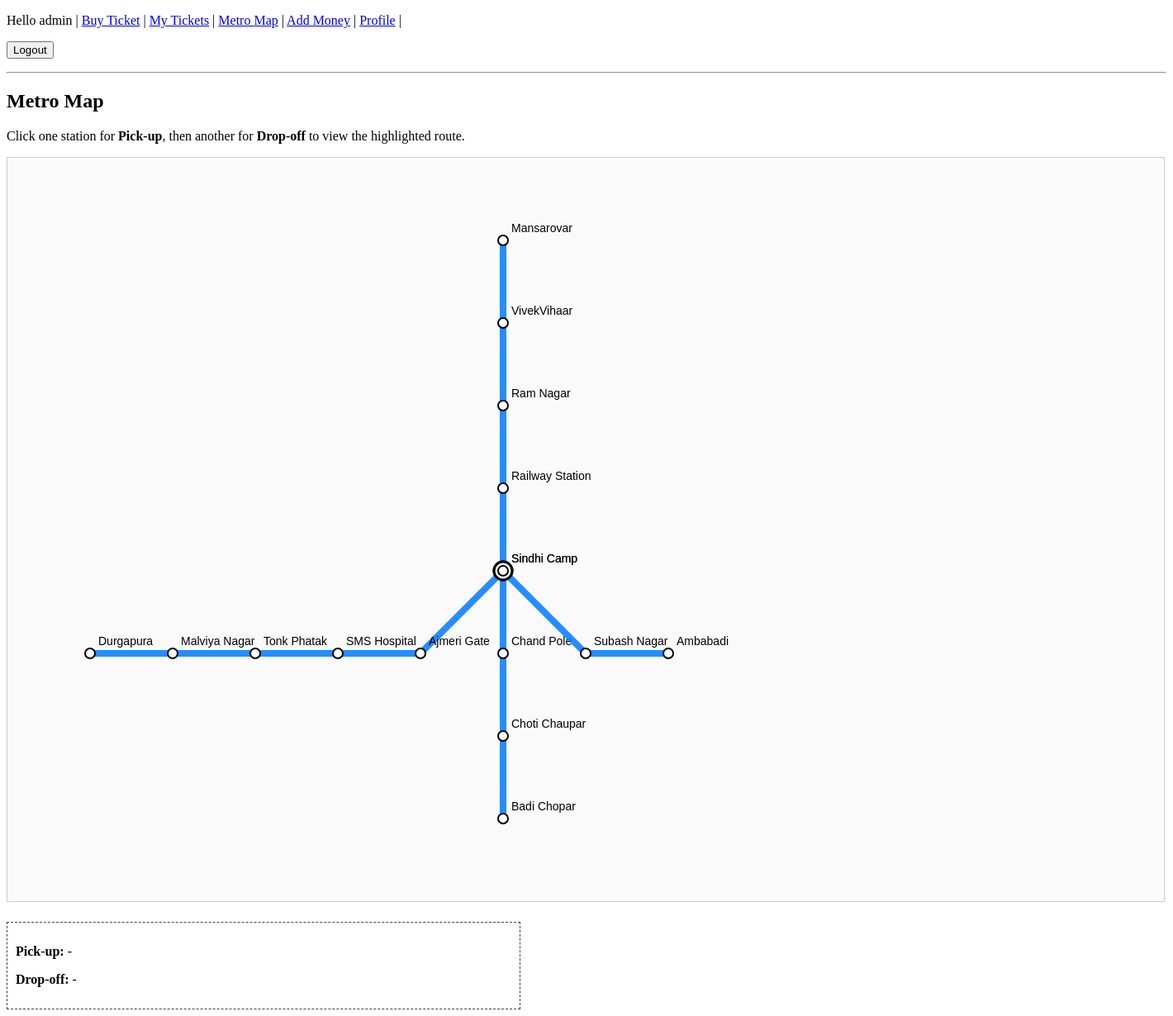
Page /map/ (signed in) on the committed database.
### metro/models.py (models this page shows, shortened)
class Station(models.Model):
    name = models.CharField(max_length=100)
    order = models.PositiveIntegerField()
    x = models.IntegerField()
    y = models.IntegerField()
    class Meta:
        ordering = ["order"]

### metro/views.py (the view)
# urls.py: path("map/", views.metro_map_svg, name="metro_map"),
@login_required
def metro_map_svg(request):
    from collections import Counter
    lines = Line.objects.filter(active=True).order_by("id")
    line_data = []
    station_ids = []
    for line in lines:
        station_ids += list(
            LineStation.objects.filter(line=line)
            .values_list("station_id", flat=True)
        )
    counts = Counter(station_ids)
    interchanges = {sid for sid, c in counts.items() if c > 1}
    for line in lines:
        ls = (
            LineStation.objects
            .filter(line=line)
            .select_related("station")
            .order_by("position")
        )
        stations = [s.station for s in ls]
        for st in stations:
            st.label_x = st.x + 10
            st.label_y = st.y - 10
        points = " ".join(f"{st.x},{st.y}" for st in stations)
        line_data.append({
            "line": line,
            "stations": stations,
            "points": points,
        })
    return render(
        request,
        "metro/metro_map_svg.html",
        {
            "line_data": line_data,
            "interchanges": interchanges,
        }
    )

### metro/templates/metro/metro_map_svg.html (shortened to what this page needs)
{% extends "metro/base.html" %}
{% block content %}
<h2>Metro Map</h2>
<p>
    Click one station for <strong>Pick-up</strong>, then another for
    <strong>Drop-off</strong> to view the highlighted route.
</p>
<svg id="metro-svg"
     width="1400"
     height="900"
     style="background:#fafafa; border:1px solid #ccc;">
    <polyline
        id="highlight-path"
        fill="none"
        stroke="gold"
        stroke-width="10"
        stroke-linecap="round"
        stroke-linejoin="round"
        style="filter: drop-shadow(0 0 8px gold);"
        visibility="hidden">
    </polyline>
    {% for ld in line_data %}
        <polyline
            points="{{ ld.points }}"
            fill="none"
            stroke="{{ ld.line.color|default:'#007bff' }}"
            stroke-width="8"
            stroke-linecap="round"
            stroke-linejoin="round"
            opacity="0.85"
        />
        {% for st in ld.stations %}
            {% if st.id in interchanges %}
                <circle
                    cx="{{ st.x }}"
                    cy="{{ st.y }}"
                    r="11"
                    fill="white"
                    stroke="black"
                    stroke-width="3"
                    class="station-node"
                    data-id="{{ st.id }}"
                    data-name="{{ st.name }}"
                />
                <circle
                    cx="{{ st.x }}"
                    cy="{{ st.y }}"
                    r="6"
                    fill="white"
                    stroke="black"
                    stroke-width="2"
                />
            {% else %}
                <circle
                    cx="{{ st.x }}"
                    cy="{{ st.y }}"
                    r="6"
                    fill="white"
                    stroke="black"
                    stroke-width="2"
                    class="station-node"
                    data-id="{{ st.id }}"
                    data-name="{{ st.name }}"
                />
            {% endif %}
            <text
                x="{{ st.label_x }}"
                y="{{ st.label_y }}"
                class="station-label">
                {{ st.name }}
            </text>
        {% endfor %}
    {% endfor %}
</svg>
<div class="route-box">
    <p><strong>Pick-up:</strong> <span id="from-name">-</span></p>
    <p><strong>Drop-off:</strong> <span id="to-name">-</span></p>
</div>
{% endblock %}

### metro/templates/metro/base.html (shortened to what this page needs)
<!DOCTYPE html>
<html>
<head>
</head>
<body>
    <nav>
        {% if user.is_authenticated %}
            <p>
                Hello {{ user.username }} |
                <a href="{% url 'metro:buy_ticket' %}">Buy Ticket</a> |
                <a href="{% url 'metro:my_tickets' %}">My Tickets</a> |
                <a href="{% url 'metro:metro_map' %}">Metro Map</a> |
                <a href="{% url 'metro:add_money' %}">Add Money</a> |
                <a href="{% url 'metro:edit_profile' %}">Profile</a> |
                <form method="post" action="{% url 'account_logout' %}" style="display:inline;">
                    <button type="submit">Logout</button>
                </form>
            </p>
        {% else %}
            <p>
                <a href="{% url 'login' %}">Login</a> |
                <a href="{% url 'account_signup' %}">Signup</a>
            </p>
        {% endif %}
    </nav>
    <hr>
    {% block content %}
    {% endblock %}
</body>
</html>

### metro/templates/metro/metro_map_svg.html (style rules this page uses)
text { font-size: 14px; font-family: Arial, sans-serif; }
.station-label { pointer-events: none; }
.route-box { margin-top: 20px; padding: 10px; border: 1px dashed #444; max-width: 600px; }

### rows in the picture
Station: name "Mansarovar"
Station: name "VivekVihaar"
Station: name "Ram Nagar"
Station: name "Railway Station"
Station: name "Sindhi Camp"
Station: name "Chand Pole"
Station: name "Choti Chaupar"
Station: name "Badi Chopar"
Station: name "Durgapura"
Station: name "Malviya Nagar"
Station: name "Tonk Phatak"
Station: name "SMS Hospital"
Station: name "Ajmeri Gate"
Station: name "Subash Nagar"
Station: name "Ambabadi"

### other values in the picture
{{ user.username }} "admin"
